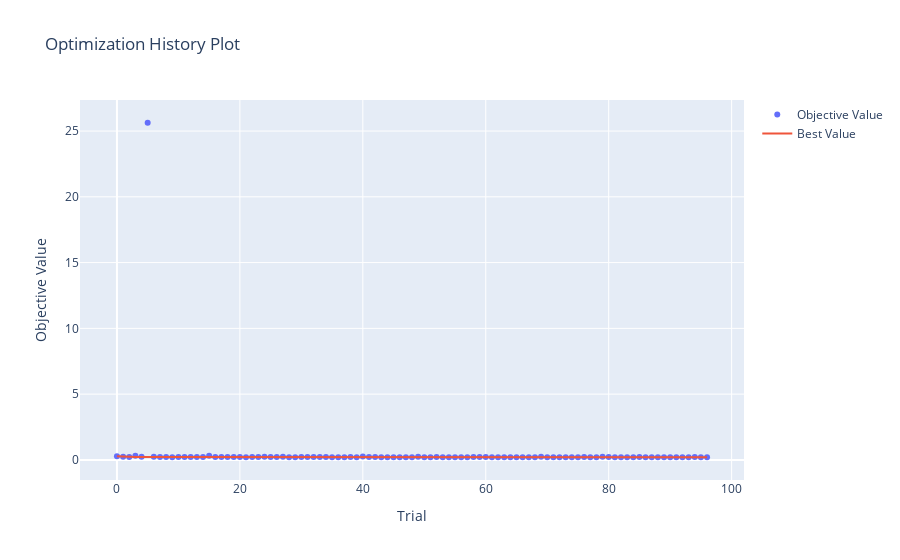

Notebook source saved alongside this figure:
### Markdown cell above
<h3>Tuning Performance</h3>
Ignore the error message. The plot is executiong properly

### Code cell
optuna.visualization.plot_optimization_history(xgb_study)
